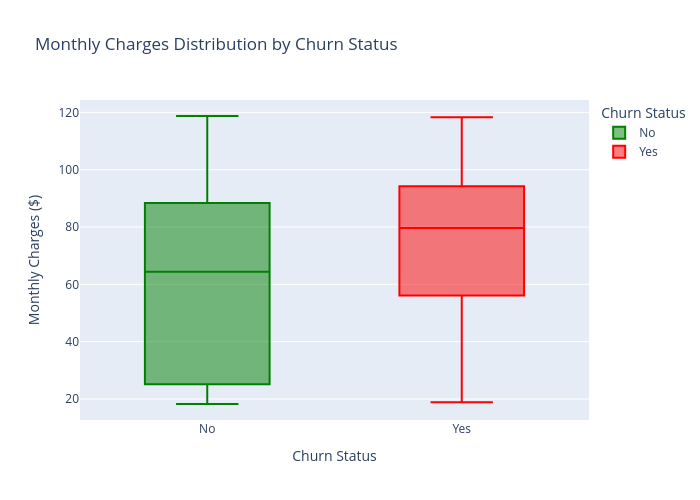

Write notebook code for a chart like this one.
### Code cell
# Box plot of monthly charges by churn status
fig4 = px.box(
    df,
    x='Churn',
    y='MonthlyCharges',
    title='Monthly Charges Distribution by Churn Status',
    labels={'Churn': 'Churn Status', 'MonthlyCharges': 'Monthly Charges ($)'},
    color='Churn',
    color_discrete_map={'Yes': 'red', 'No': 'green'}
)

fig4.update_layout(height=500, width=700)
fig4.show()

# Export as HTML
fig4.write_html('monthly_charges_by_churn.html')
print("Saved: monthly_charges_by_churn.html")

# Calculate average monthly charges
avg_charges = df.groupby('Churn')['MonthlyCharges'].mean()
print(f"\nAverage monthly charges:")
print(f"  Churned: ${avg_charges['Yes']:.2f}")
print(f"  Not churned: ${avg_charges['No']:.2f}")

### Figure 1 — Plotly figure (JSON) as saved in the notebook; plotly's stock layout.template omitted (floating-point values rounded to 4 significant figures; data arrays with more than 128 entries replaced by an {"elided": "..."} marker saying what was removed)
{"data": [{"alignmentgroup": "True", "hovertemplate": "Churn Status=%{x}<br>Monthly Charges ($)=%{y}<extra></extra>", "legendgroup": "No", "marker": {"color": "green"}, "name": "No", "notched": false, "offsetgroup": "No", "orientation": "v", "showlegend": true, "type": "box", "x": {"elided": "5174 str values"}, "x0": " ", "xaxis": "x", "y": {"elided": "5174 float values"}, "y0": " ", "yaxis": "y"}, {"alignmentgroup": "True", "hovertemplate": "Churn Status=%{x}<br>Monthly Charges ($)=%{y}<extra></extra>", "legendgroup": "Yes", "marker": {"color": "red"}, "name": "Yes", "notched": false, "offsetgroup": "Yes", "orientation": "v", "showlegend": true, "type": "box", "x": {"elided": "1869 str values"}, "x0": " ", "xaxis": "x", "y": {"elided": "1869 float values"}, "y0": " ", "yaxis": "y"}], "layout": {"boxmode": "overlay", "height": 500, "legend": {"title": {"text": "Churn Status"}, "tracegroupgap": 0}, "title": {"text": "Monthly Charges Distribution by Churn Status"}, "width": 700, "xaxis": {"anchor": "y", "categoryarray": ["No", "Yes"], "categoryorder": "array", "domain": [0, 1], "title": {"text": "Churn Status"}}, "yaxis": {"anchor": "x", "domain": [0, 1], "title": {"text": "Monthly Charges ($)"}}}}
